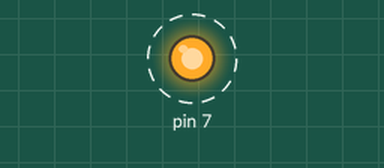
Recording of a sketch running on a simulated Arduino Uno, built with avr-gcc and run on an emulated ATmega328P. Parts: output pins drawn as LEDs (lit = HIGH). Dashed ring = blinking.

Above: at 0.2 s.
Timing chart, 0 to 3.0 s (numbered marks = the images above):
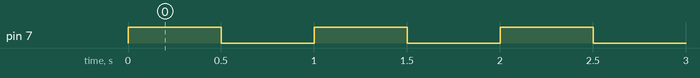

Measured:
- by itself, pin 7: alternates HIGH for 0.50 s and LOW for 0.50 s

The sketch:

led_blink.ino.ino
```cpp
int work_time = 25 * 1000 * 60;
int break_time = 5 * 1000 * 60;

void setup() {
  // put your setup code here, to run once:
  pinMode(7, OUTPUT);
}

void loop() {
  // put your main code here, to run repeatedly:
  digitalWrite(7, HIGH);
  delay(500);
  digitalWrite(7, LOW);
  delay(500);
}
```
